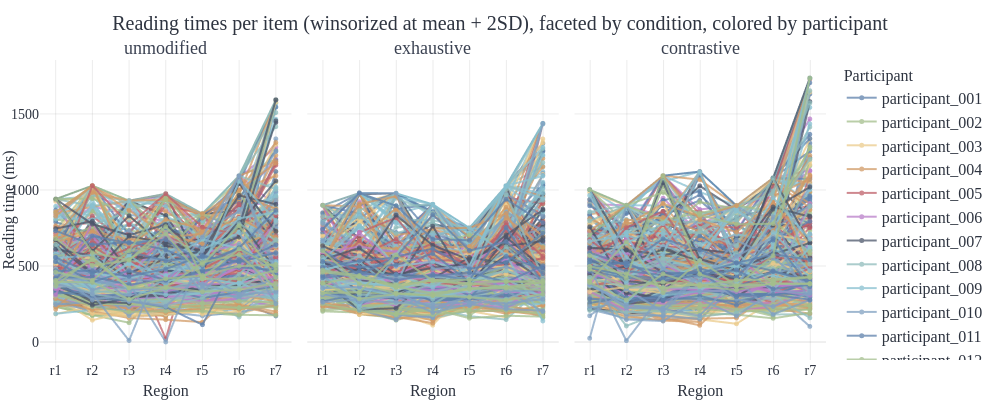

The cell this chart's notebook holds for it:
### Code cell
# Replot: every item as an individual line, faceted by condition, color by participant
import plotly.express as px
import numpy as np

# Rebuild melted if needed (one row per participant × item × region)
region_cols = [c for c in events_df.columns if re.match(r"r\d+$", c)]
plot_df = events_df.melt(
    id_vars=['participant_id', 'no', 'condition'],
    value_vars=region_cols,
    var_name='region',
    value_name='reading_time'
).dropna(subset=['reading_time'])

# Ensure region order
full_region_order = [f"r{i}" for i in range(1, 8)]
plot_df['region'] = pd.Categorical(plot_df['region'], categories=full_region_order, ordered=True)

# Create a unique line id per item (so each item is its own trace) and keep color = participant
plot_df['pid_item'] = plot_df['participant_id'].astype(str) + ' | no ' + plot_df['no'].astype(str)

# Winsorize reading_time at mean + 2*SD within each condition × region
wins_stats = (
    plot_df
    .groupby(['condition', 'region'], observed=True)['reading_time']
    .agg(mu='mean', sd='std')
    .reset_index()
)

plot_df = plot_df.merge(wins_stats, on=['condition', 'region'], how='left')
plot_df['upper_cap'] = plot_df['mu'] + 2 * plot_df['sd']
plot_df['reading_time_wins'] = np.where(
    plot_df['upper_cap'].notna(),
    np.minimum(plot_df['reading_time'], plot_df['upper_cap']),
    plot_df['reading_time']
)

# Optional check
n_capped = int((plot_df['reading_time_wins'] < plot_df['reading_time']).sum())
print(f"Capped points: {n_capped}")

fig = px.line(
    plot_df,
    x='region',
    y='reading_time_wins',
    color='participant_id',        # color by participant
    line_group='pid_item',         # each item -> separate connected line
    facet_col='condition',
    # facet_col_wrap=2,              # <- two columns of facets
    category_orders={'region': full_region_order},
    markers=True,
    template='nord_light_paper',
    title='Reading times per item (winsorized at mean + 2SD), faceted by condition, colored by participant',
    labels={'reading_time_wins': 'Reading time (ms)', 'region': 'Region'}
)

fig.update_traces(mode='lines+markers', marker={'size':5}, opacity=0.75, hovertemplate=None)
fig.update_layout(base_layout, legend_title_text='Participant')
fig.for_each_annotation(lambda a: a.update(text=a.text.split("=")[-1]))  # simplify facet labels
fig.show()

# Save image as png and html
fig.write_image(plots / "reading_times_winsorized.png", scale=3)
fig.write_html(plots / "reading_times_winsorized.html", include_plotlyjs='cdn')
